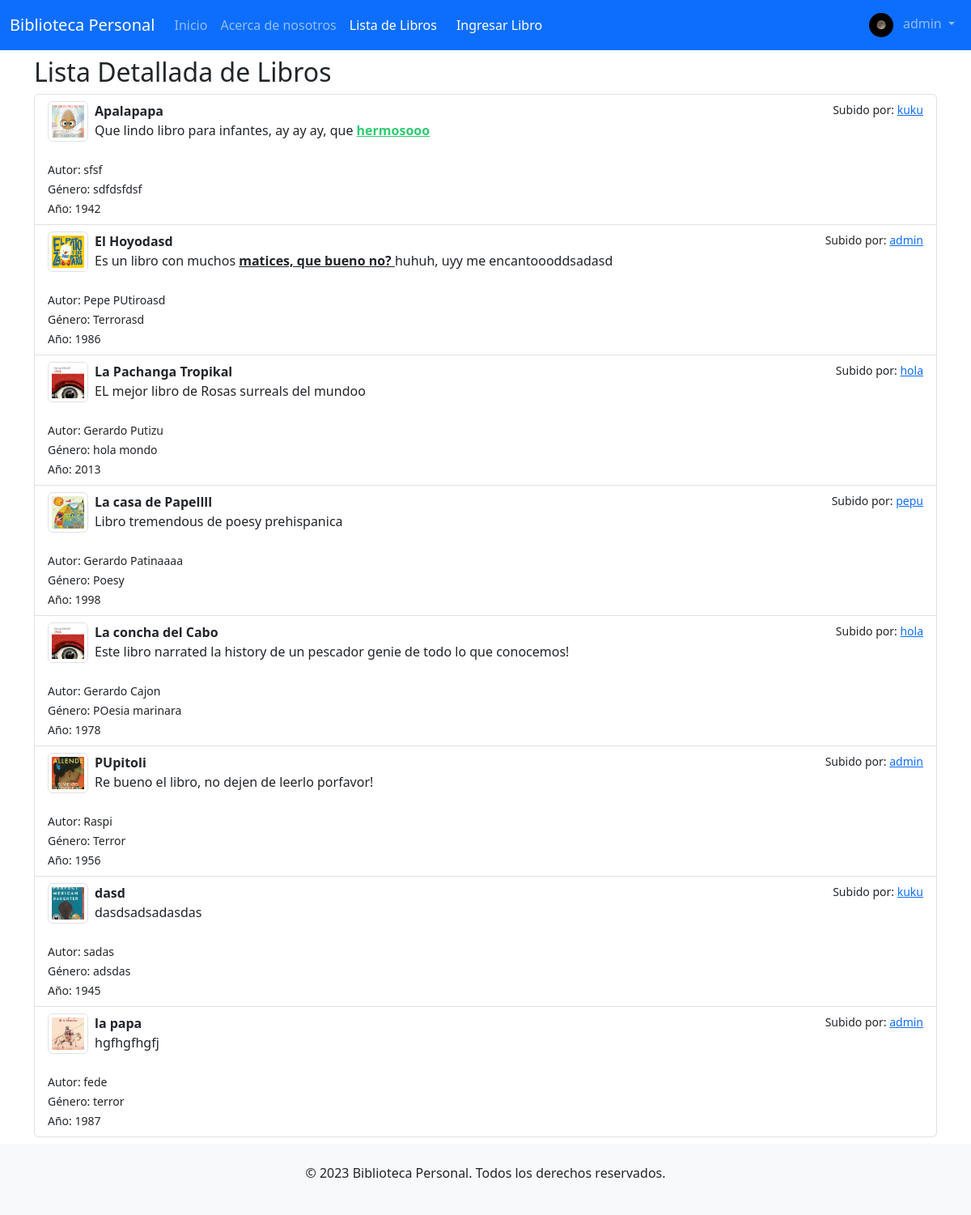
The app's page /libros/libros/detalle/ (signed in) with its own data.
### usuarios/models.py (models this page shows)
class UserProfile(models.Model):
    user = models.OneToOneField(User, on_delete=models.CASCADE)
    profile_image = models.ImageField(upload_to='profile_images/', null=True, blank=True)
    bio = RichTextField(blank=True, null=True)

### libros/models.py (models this page shows, shortened)
class Libro(models.Model):
    titulo = models.CharField(max_length=255)
    autor = models.CharField(max_length=100)
    genero = models.CharField(max_length=50)
    descripcion = RichTextField(blank=True, null=True)
    imagen = models.ImageField(upload_to='libros/', blank=True, null=True)
    usuario = models.ForeignKey(User, on_delete=models.CASCADE, related_name='libros', null=True)
    ano_publicacion = models.IntegerField('Año de Publicación', blank=True, null=True)

### libros/views.py (the view)
# urls.py: path('libros/detalle/', views.lista_detalle_libros, name='lista_detalle_libros'),
def lista_detalle_libros(request):
    libros = Libro.objects.all().order_by('titulo')
    return render(request, 'libros/lista_detalle_libros.html', {'libros': libros})

### libros/templates/libros/lista_detalle_libros.html
{% extends 'inicio/homepage.html' %} {% load static %} {% block content %}
<h2>Lista Detallada de Libros</h2>
<div class="list-group">
  {% for libro in libros %}
  <div
    class="list-group-item list-group-item-action flex-column align-items-start"
  >
    <div class="d-flex w-100 justify-content-between">
      <img
        src="{% if libro.imagen %}{{ libro.imagen.url }}{% else %}{% static 'img/placeholder-icon.png' %}{% endif %}"
        class="img-fluid img-thumbnail"
        alt="{{ libro.titulo }}"
        style="width: 50px; height: 50px; object-fit: cover"
      />
      <div class="ms-2 me-auto">
        <div class="fw-bold">{{ libro.titulo }}</div>
        {{ libro.descripcion|safe }}
      </div>
      <small
        >Subido por:
        <a href="{% url 'ver_perfil_usuario' libro.usuario.id %}"
          >{{ libro.usuario.username }}</a
        ></small
      >
    </div>
    <div class="mt-2">
      <small>Autor: {{ libro.autor }}</small><br />
      <small>Género: {{ libro.genero }}</small><br />
      <small>Año: {{ libro.ano_publicacion }}</small>
    </div>
  </div>
  {% endfor %}
</div>
{% endblock %}

### inicio/templates/inicio/homepage.html (shortened to what this page needs)
{% load static %}
<!DOCTYPE html>
<html lang="en">
  <head>
    <link rel="stylesheet" href="{% static 'css/bootstrap.min.css' %}" />
    <link
      rel="stylesheet"
      type="text/css"
      href="{% static 'css/custom.css' %}"
    />
    <link
      rel="stylesheet"
      href="https://cdnjs.cloudflare.com/ajax/libs/font-awesome/5.15.3/css/all.min.css"
    />
  </head>
  <body class="d-flex flex-column vh-100">
    <nav class="navbar navbar-expand-lg navbar-dark bg-primary">
      <div class="container-fluid">
        <a class="navbar-brand" href="{% url 'homepage' %}"
          >Biblioteca Personal</a
        >
        <div class="collapse navbar-collapse" id="navbarNav">
          <ul class="navbar-nav">
            <li class="nav-item">
              <a class="nav-link" href="{% url 'homepage' %}">Inicio</a>
            </li>
            <li class="nav-item">
              <a class="nav-link" href="{% url 'about' %}"
                >Acerca de nosotros</a
              >
            </li>
            {% if user.is_authenticated %}
            <li class="nav-item">
              <a
                class="nav-link btn btn-success text-white me-2"
                href="{% url 'lista_libros' %}"
                >Lista de Libros</a
              >
            </li>
            <li class="nav-item">
              <a
                class="nav-link btn btn-success text-white me-2"
                href="{% url 'ingresar_libro' %}"
                >Ingresar Libro</a
              >
            </li>
            {% endif %}
          </ul>
          <ul class="navbar-nav ms-auto">
            {% if user.is_authenticated %}
            <li class="nav-item dropdown">
              <a
                class="nav-link dropdown-toggle"
                href="#"
                id="navbarDropdown"
                role="button"
                data-bs-toggle="dropdown"
                aria-expanded="false"
              >
                {% if user.userprofile.profile_image %}
                <img
                  src="{{ user.userprofile.profile_image.url }}"
                  class="rounded-circle me-2"
                  width="30"
                  height="30"
                  alt="{{ user.username }}"
                />
                {% endif %} {{ user.username }}
              </a>
            </li>
            {% endif %}
          </ul>
        </div>
      </div>
    </nav>
    <main class="container my-2 flex-grow-1">
       {% block content %}{% endblock %}
    </main>
    <footer class="bg-light py-4 mt-auto">
      <div class="container text-center">
        <p>&copy; 2023 Biblioteca Personal. Todos los derechos reservados.</p>
      </div>
    </footer>
  </body>
</html>

### static/css/custom.css (style rules this page uses)
.navbar { margin-bottom: 0; }
.navbar-nav.ml-auto, .navbar-nav, .navbar-end { display: flex; align-items: center; }
.img-fluid { width: 100%; height: auto; }
.navbar { z-index: 1050; / }

### records on screen
Libro: imagen (picture), titulo "Apalapapa", descripcion "Que lindo libro para infantes, ay ay ay, que hermosooo", usuario.username "kuku", autor "sfsf", genero "sdfdsfdsf", ano_publicacion "1942"
Libro: imagen (picture), titulo "El Hoyodasd", descripcion "Es un libro con muchos matices, que bueno no? huhuh, uyy me encantoooddsadasd", usuario.username "admin", autor "Pepe PUtiroasd", genero "Terrorasd", ano_publicacion "1986"
Libro: imagen (picture), titulo "La Pachanga Tropikal", descripcion "EL mejor libro de Rosas surreals del mundoo", usuario.username "hola", autor "Gerardo Putizu", genero "hola mondo", ano_publicacion "2013"
Libro: imagen (picture), titulo "La casa de Papellll", descripcion "Libro tremendous de poesy prehispanica", usuario.username "pepu", autor "Gerardo Patinaaaa", genero "Poesy", ano_publicacion "1998"
Libro: imagen (picture), titulo "La concha del Cabo", descripcion "Este libro narrated la history de un pescador genie de todo lo que conocemos!", usuario.username "hola", autor "Gerardo Cajon", genero "POesia marinara", ano_publicacion "1978"
Libro: imagen (picture), titulo "PUpitoli", descripcion "Re bueno el libro, no dejen de leerlo porfavor!", usuario.username "admin", autor "Raspi", genero "Terror", ano_publicacion "1956"
Libro: imagen (picture), titulo "dasd", descripcion "dasdsadsadasdas", usuario.username "kuku", autor "sadas", genero "adsdas", ano_publicacion "1945"
Libro: imagen (picture), titulo "la papa", descripcion "hgfhgfhgfj", usuario.username "admin", autor "fede", genero "terror", ano_publicacion "1987"

### other values on screen
{{ user.username }} "admin"
